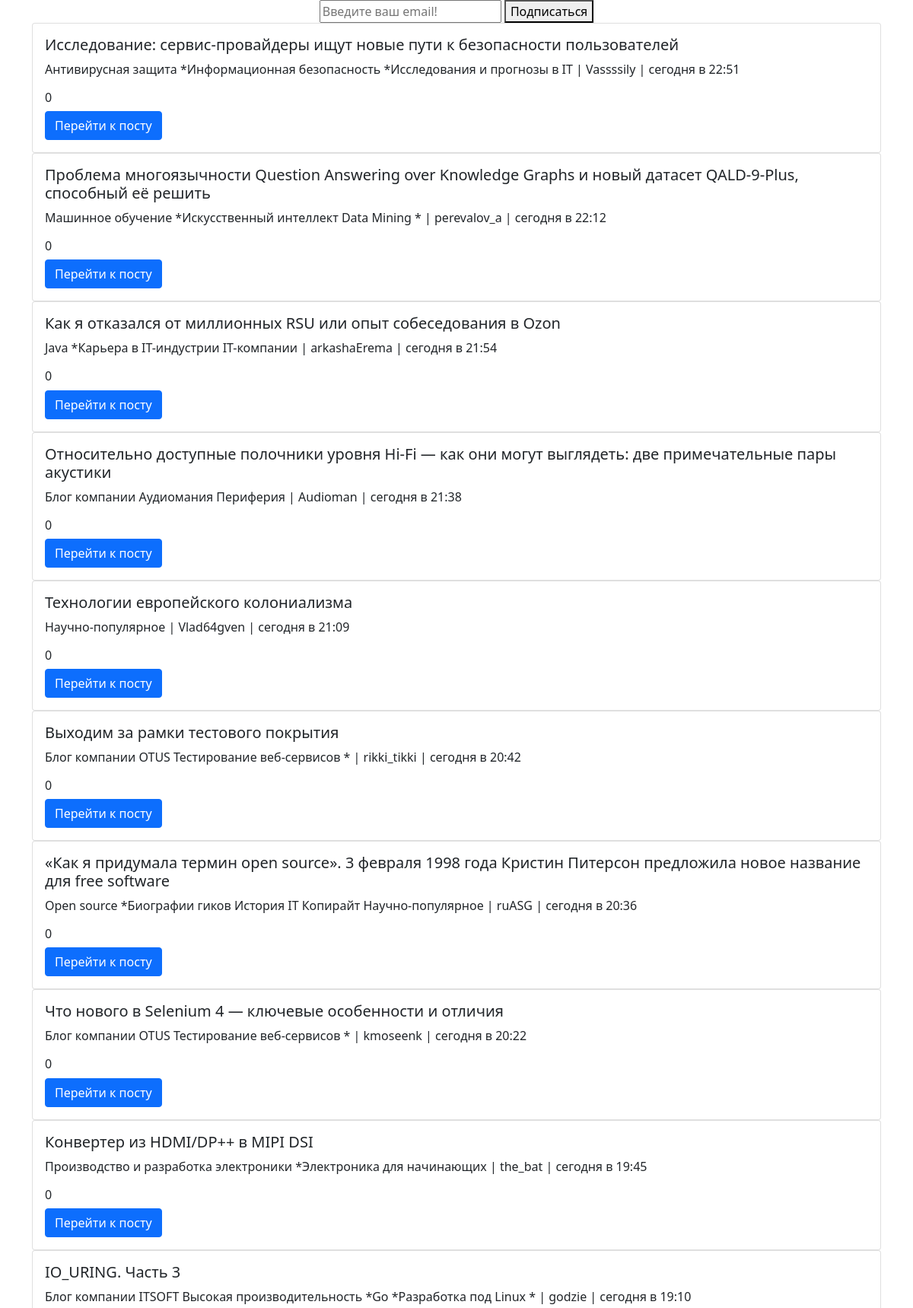
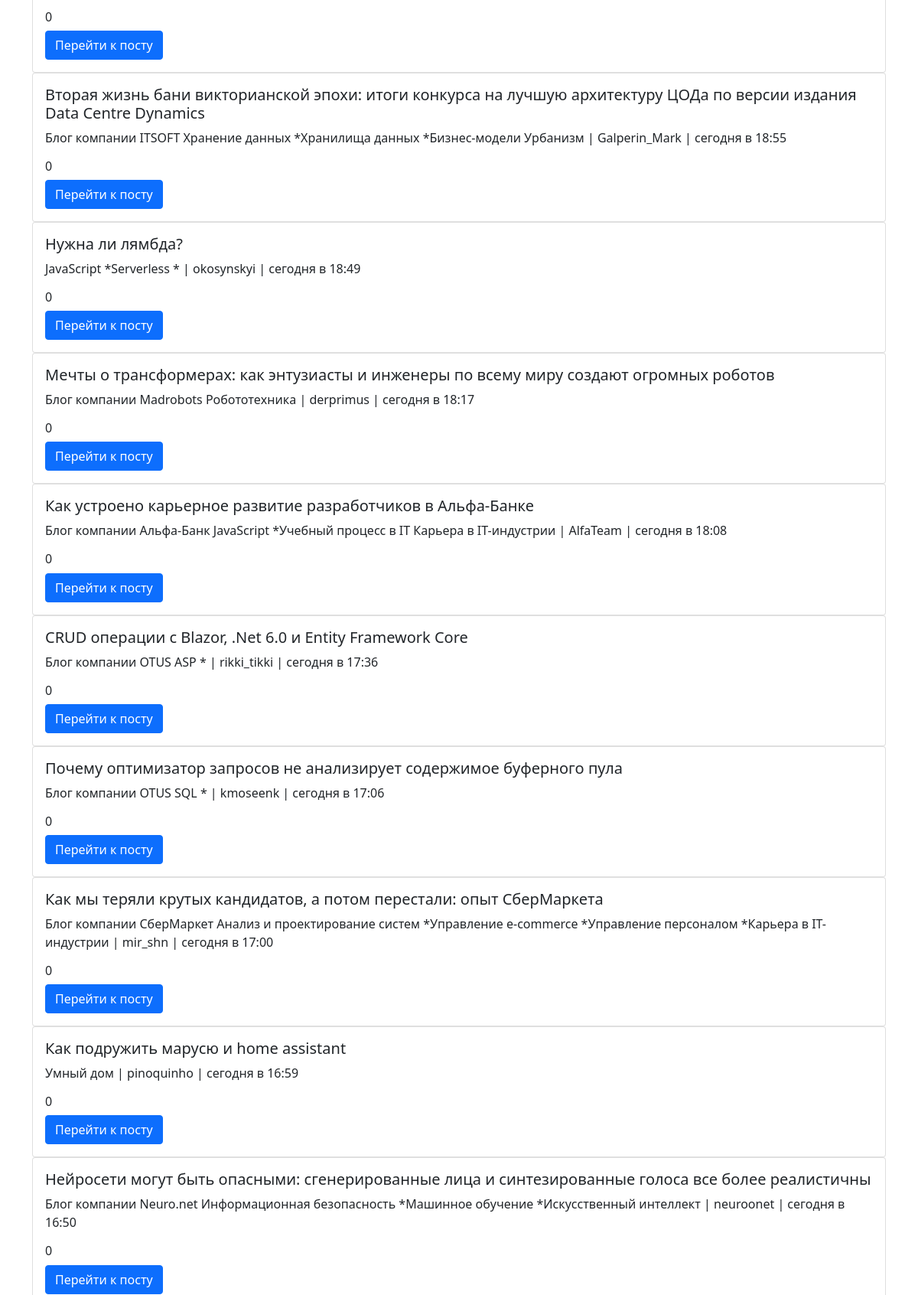
The page / (upper part) on the database its author committed (2 pictures, top to bottom).
### jobs/models.py (models this page shows, shortened)
class Xamerz(models.Model):
    url = models.URLField(unique=True)
    title = models.CharField(max_length=250,)
    tag = models.CharField(max_length=50,verbose_name='Тэг')
    body = models.CharField(max_length=80, verbose_name='Описание')
    user = models.CharField(max_length=20,verbose_name='ник')
    time = models.CharField(max_length=20,verbose_name='время')
    rate = models.CharField(max_length=20,verbose_name='рейтинг')
    hub =  models.CharField(max_length=20,verbose_name='хаб')
    suit =  models.CharField(max_length=200,verbose_name='сайт')
    date =  models.CharField(max_length=50,verbose_name='дата')
    class Meta:
        verbose_name = 'Пост'
        verbose_name_plural = 'Посты'

### jobs/views.py (the view, shortened to what this page needs)
# urls.py: path('', HomePageView.as_view(), name='index'),
class HomePageView(View):
    def get(self, request):
        jobs = Xamerz.objects.all().order_by('-date')[:65]
        return render(request, 'index.html', {'jobs': jobs})

### jobs/templates/index.html (shortened to what this page needs)
<!DOCTYPE html>
<html lang="en">
<head>
    <link href="https://cdn.jsdelivr.net/npm/bootstrap@5.1.0/dist/css/bootstrap.min.css" rel="stylesheet"
>
</head>
<body>
    <div class="container"><center>
        <form action="" method="POST">
            <input type="email" placeholder="Введите ваш email!" name='email'>
            <button>Подписаться</button>
        </form>
    </center>
        {% for job in jobs %}
        <div class="card">
            <div class="card-body">
                <h5 class="card-title">{{ job.title }}</h5>
                <p class="card-text">{{ job.hub }} | {{ job.user }} | {{job.time}}</p>
                <h6 class="card-title">{{ job.rate }}</h6>
                <a href="{{job.url}}" class="btn btn-primary">Перейти к посту</a>
            </div>
        </div>
        {% endfor %}
    </div>
</body>
</html>

### rows shown on the page
Xamerz: title "Исследование: сервис-провайдеры ищут новые пути к безопасности пользователей", hub "Антивирусная защита *Информационная безопасность *Исследования и прогнозы в IT", user "Vassssily", time "сегодня в 22:51", rate "0"
Xamerz: title "Проблема многоязычности Question Answering over Knowledge Graphs и новый датасет QALD-9-Plus, способный её решить", hub "Машинное обучение *Искусственный интеллект Data Mining *", user "perevalov_a", time "сегодня в 22:12", rate "0"
Xamerz: title "Как я отказался от миллионных RSU или опыт собеседования в Ozon", hub "Java *Карьера в IT-индустрии IT-компании", user "arkashaErema", time "сегодня в 21:54", rate "0"
Xamerz: title "Относительно доступные полочники уровня Hi-Fi — как они могут выглядеть: две примечательные пары акустики", hub "Блог компании Аудиомания Периферия", user "Audioman", time "сегодня в 21:38", rate "0"
Xamerz: title "Технологии европейского колониализма", hub "Научно-популярное", user "Vlad64gven", time "сегодня в 21:09", rate "0"
Xamerz: title "Выходим за рамки тестового покрытия", hub "Блог компании OTUS Тестирование веб-сервисов *", user "rikki_tikki", time "сегодня в 20:42", rate "0"
Xamerz: title "«Как я придумала термин open source». 3 февраля 1998 года Кристин Питерсон предложила новое название для free software", hub "Open source *Биографии гиков История IT Копирайт Научно-популярное", user "ruASG", time "сегодня в 20:36", rate "0"
Xamerz: title "Что нового в Selenium 4 — ключевые особенности и отличия", hub "Блог компании OTUS Тестирование веб-сервисов *", user "kmoseenk", time "сегодня в 20:22", rate "0"
Xamerz: title "Конвертер из HDMI/DP++ в MIPI DSI", hub "Производство и разработка электроники *Электроника для начинающих", user "the_bat", time "сегодня в 19:45", rate "0"
Xamerz: title "IO_URING. Часть 3", hub "Блог компании ITSOFT Высокая производительность *Go *Разработка под Linux *", user "godzie", time "сегодня в 19:10", rate "0"
Xamerz: title "Вторая жизнь бани викторианской эпохи: итоги конкурса на лучшую архитектуру ЦОДа по версии издания Data Centre Dynamics", hub "Блог компании ITSOFT Хранение данных *Хранилища данных *Бизнес-модели Урбанизм", user "Galperin_Mark", time "сегодня в 18:55", rate "0"
Xamerz: title "Нужна ли лямбда?", hub "JavaScript *Serverless *", user "okosynskyi", time "сегодня в 18:49", rate "0"
Xamerz: title "Мечты о трансформерах: как энтузиасты и инженеры по всему миру создают огромных роботов", hub "Блог компании Madrobots Робототехника", user "derprimus", time "сегодня в 18:17", rate "0"
Xamerz: title "Как устроено карьерное развитие разработчиков в Альфа-Банке", hub "Блог компании Альфа-Банк JavaScript *Учебный процесс в IT Карьера в IT-индустрии", user "AlfaTeam", time "сегодня в 18:08", rate "0"
Xamerz: title "CRUD операции с Blazor, .Net 6.0 и Entity Framework Core", hub "Блог компании OTUS ASP *", user "rikki_tikki", time "сегодня в 17:36", rate "0"
Xamerz: title "Почему оптимизатор запросов не анализирует содержимое буферного пула", hub "Блог компании OTUS SQL *", user "kmoseenk", time "сегодня в 17:06", rate "0"
Xamerz: title "Как мы теряли крутых кандидатов, а потом перестали: опыт СберМаркета", hub "Блог компании СберМаркет Анализ и проектирование систем *Управление e-commerce *Управление персоналом *Карьера в IT-индустрии", user "mir_shn", time "сегодня в 17:00", rate "0"
Xamerz: title "Как подружить марусю и home assistant", hub "Умный дом", user "pinoquinho", time "сегодня в 16:59", rate "0"
Xamerz: title "Нейросети могут быть опасными: сгенерированные лица и синтезированные голоса все более реалистичны", hub "Блог компании Neuro.net Информационная безопасность *Машинное обучение *Искусственный интеллект", user "neuroonet", time "сегодня в 16:50", rate "0"
